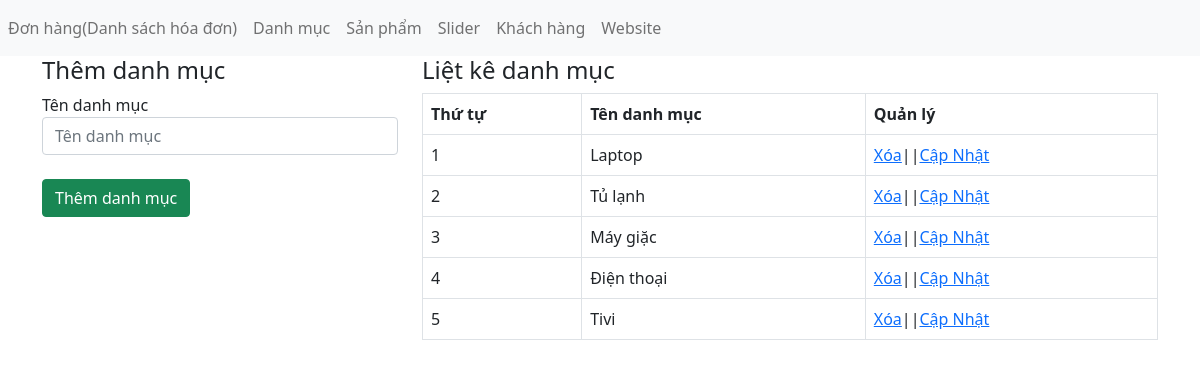
The app's page /admin/danhmuc.php with its own data.
### tables this page shows
CREATE TABLE `tbl_category` (
  `category_id` int(11) NOT NULL,
  `category_name` varchar(50) NOT NULL
);

### admin/danhmuc.php (the view, shortened to what this page needs)
<?php include('../db/ketnoi.php'); ?>
<!DOCTYPE html>
<html lang="en">
<head>
    <link href="https://cdn.jsdelivr.net/npm/bootstrap@5.0.0-beta1/dist/css/bootstrap.min.css" rel="stylesheet">
</head>
<body>
<?php include'./menutop.php' ?>
    <div class="container">
        <div class="row">
            <?php
                if(isset($_GET['quanly'])=='capnhat'){
                    $id_capnhat = $_GET['id'];
                    $sql_capnhat = mysqli_query($con,"SELECT * FROM tbl_category WHERE category_id = '$id_capnhat'");
                    $row_capnhat = mysqli_fetch_array($sql_capnhat);
                   ?>
            <div class="col-md-4">
                <h4>Cập nhật danh mục</h4>
                <label>Tên danh mục</label>
                <form action="" method="POST">
                    <input type="text" class="form-control" name="danhmuc" value="<?php echo $row_capnhat['category_name'] ?>"><br>
                    <input type="hidden" class="form-control" name="id_danhmuc" value="<?php echo $row_capnhat['category_id'] ?>">
                    <input type="submit" value="Cập nhật danh mục" class="btn btn-success" name="capnhatdanhmuc">
                </form>
            </div>
                    <?php
                }else{
                    ?>
                         <div class="col-md-4">
                <h4>Thêm danh mục</h4>
                <label>Tên danh mục</label>
                <form action="" method="POST">
                    <input type="text" class="form-control" name="danhmuc" placeholder="Tên danh mục"><br>
                    <input type="submit" value="Thêm danh mục" class="btn btn-success" name="themdanhmuc">
                </form>
            </div>
                <?php
                }
                ?>
            <div class="col-md-8">
                <h4>Liệt kê danh mục</h4>
                <?php
                $sql_select = mysqli_query($con,"SELECT * FROM tbl_category ORDER BY category_id ASC");
                ?>
                <table class="table table-bordered">
                    <tr>
                        <th>Thứ tự</th>
                        <th>Tên danh mục</th>
                        <th>Quản lý</th>
                    </tr>
                <?php
                    $i = 0;
                    while($row_category = mysqli_fetch_array($sql_select)){
                    $i++;
                ?>
                        <tr>
                            <td><?php echo $i; ?></td>
                            <td><?php echo $row_category['category_name'] ?></td>
                            <td><a href="?xoa=<?php echo $row_category['category_id'] ?>">Xóa</a>||<a href="?quanly=capnhat&id=<?php echo $row_category['category_id'] ?>">Cập Nhật</a></td>
                        </tr>
                        <?php
                    }
                    ?>
        </table>
            </div>
        </div>
    </div>
</body>
</html>

### records on screen
tbl_category: category_name "Laptop"
tbl_category: category_name "Tủ lạnh"
tbl_category: category_name "Máy giặc"
tbl_category: category_name "Điện thoại"
tbl_category: category_name "Tivi"
